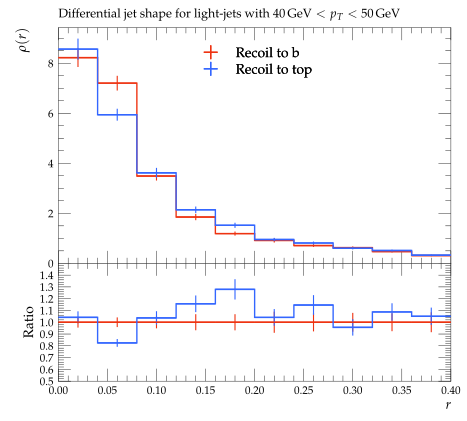

Here is the Python script that generated this plot:
#! /usr/bin/env python

# This Python script was auto-generated using YODA v2.0.2.
# Analysis object: /ATLAS_2013_I1243871/d02-x02-y01
# Timestamp: 06-08-2026 (15:14:30)

import matplotlib as mpl
import matplotlib.pyplot as plt
mpl.use('Agg') # comment out for interactive use
import os
import numpy as np

plotDir = os.path.split(os.path.realpath(__file__))[0]
if 'YODA_USER_PLOT_PATH' in globals():
    plot_outdir = globals()['YODA_USER_PLOT_PATH']
else:
    plot_outdir = plotDir

#plot style
plt.style.use(os.path.join(plotDir, '../default.mplstyle'))
# plot metadata
figW, figH = plt.rcParams['figure.figsize']
ax_xLabel = r'$r$'
ax_yLabel = r'$\rho(r)$'
ax_title  = r'Differential jet shape for light-jets with $40\,\mathrm{GeV} < p_T < 50\,\mathrm{GeV}$'
ax_xScale = 'linear'
ax_yScale = 'linear'
xLims = (0.0, 0.4)
yLims = (0.0, 9.4223745)

# TeX-friendly labels for the legend
labels = {
    'legend' : ([ r"Recoil to b", r"Recoil to top" ], r""),
}

# Adjust canvas width and height
canvasW = 10.0
canvasH = 9.0
figW *= canvasW/10.
figH *= canvasH/9.

# Create figure and axis objects
fig, (ax, ratio0_ax) = plt.subplots(2, 1, sharex=True,
                  figsize=(figW,figH), gridspec_kw={'height_ratios': (6.0, 3.0)})

# Set figure margins
plt.subplots_adjust(
    left   = 1.0 * plt.rcParams['figure.subplot.left'],
    right  = 1.0 * plt.rcParams['figure.subplot.right'],
    top    = 1.0 * plt.rcParams['figure.subplot.top'],
    bottom = 1.0 * plt.rcParams['figure.subplot.bottom'])

ratio0_ax.yaxis.set_major_locator(mpl.ticker.MultipleLocator(0.1))
ratio0_ax.set_ylim(0.5, 1.4999)
ratio0_ax.set_ylabel('Ratio')

# the numerical data is stored in a separate file
dataf = dict()
prefix = os.path.split(__file__)[0]
if prefix:    prefix = prefix + '/'
exec(open(prefix+'d02-x02-y01__data.py').read(), dataf)


legend_handles = dict() # keep track of handles for the legend

# style options for curves
# starts at zorder>=5 to draw curve on top of legend
styles = {
  'recoil_b': {
    'color' : '#EE3311',
    'linestyle' : '-',
    'linewidth' : 1,
    'marker' : 'none',
    'markersize' : 2,
    'capsize' : 0.0,
    'zorder' : 5,
    'histstyle' : 1,
    'drawstyle' : 'steps-pre',
    'xerrorbars' : 1,
    'yerrorbars' : 1,
    'fillcolor' : None,
    'fillopacity' : 1.0,
    'ratio0_linestyle' : '-',
    'ratio0_linewidth' : 1,
    'ratio0_marker' : 'none',
    'ratio0_markersize' : 2,
    'ratio0_capsize' : 0.0,
    'ratio0_zorder' : 5,
    'ratio0_histstyle' : 1,
    'ratio0_drawstyle' : 'steps-pre',
    'ratio0_xerrorbars' : 1,
    'ratio0_yerrorbars' : 1,
  },
  'recoil_t': {
    'color' : '#3366FF',
    'linestyle' : '-',
    'linewidth' : 1,
    'marker' : 'none',
    'markersize' : 2,
    'capsize' : 0.0,
    'zorder' : 6,
    'histstyle' : 1,
    'drawstyle' : 'steps-pre',
    'xerrorbars' : 1,
    'yerrorbars' : 1,
    'fillcolor' : None,
    'fillopacity' : 1.0,
    'ratio0_linestyle' : '-',
    'ratio0_linewidth' : 1,
    'ratio0_marker' : 'none',
    'ratio0_markersize' : 2,
    'ratio0_capsize' : 0.0,
    'ratio0_zorder' : 6,
    'ratio0_histstyle' : 1,
    'ratio0_drawstyle' : 'steps-pre',
    'ratio0_xerrorbars' : 1,
    'ratio0_yerrorbars' : 1,
  },
}

# curve from input yoda files in main panel
for label, yvals in dataf['yvals'].items():
    if all(np.isnan(v) for v in dataf['yvals'][label]):
        continue
    tmp = None
    if styles[label]['histstyle']: # draw as histogram
        xpos = dataf['xedges'][label] if styles[label]['drawstyle'] else dataf['xpoints'][label]
        ypos = np.insert(yvals, 0, yvals[0]) if styles[label]['drawstyle'] else yvals
        if styles[label]['fillcolor']: # fill area below curve
            ax.fill_between(xpos, ypos, step='pre',
                            color=styles[label]['fillcolor'],
                            alpha=styles[label]['fillopacity'])
        tmp, = ax.plot(xpos, ypos,
                       color=styles[label]['color'],
                       linestyle=styles[label]['linestyle'],
                       linewidth=styles[label]['linewidth'],
                       drawstyle=styles[label]['drawstyle'], solid_joinstyle='miter',
                       zorder=styles[label]['zorder'], label=label)
    tmp = ax.errorbar(dataf['xpoints'][label], yvals,
                      xerr=np.array(dataf['xerrs'][label])*styles[label]['xerrorbars'],
                      yerr=np.array(dataf['yerrs'][label])*styles[label]['yerrorbars'],
                      fmt=styles[label]['marker'], capsize=styles[label]['capsize'],
                      markersize=styles[label]['markersize'],
                      ecolor=styles[label]['color'],
                      color=styles[label]['color'], zorder=styles[label]['zorder'])
    tmp[-1][0].set_linestyle(styles[label]['linestyle'])
    tmp[-1][0].set_linewidth(styles[label]['linewidth'])
    if label in dataf['add_legend_handle']:  legend_handles[label] = tmp
    for varLabel in dataf['variation_yvals'].keys():
        if varLabel.startswith(label):
            tmp, = ax.plot(dataf['xedges'][label], dataf['variation_yvals'][varLabel],
                           color=styles[label]['color'],
                           linestyle=styles[label]['linestyle'],
                           linewidth=styles[label]['linewidth'],
                           drawstyle='steps-pre', solid_joinstyle='miter',
                           zorder=styles[label]['zorder'], alpha=0.5)


# plots on ratio panel
# curve from input yoda files in ratio panel
for label, yvals in dataf['ratio0_yvals'].items():
    if all(np.isnan(v) for v in yvals):
        continue
    if styles[label]['ratio0_histstyle']: # plot as histogram
        xpos = dataf['xedges']['recoil_b'] if styles[label]['ratio0_drawstyle'] else dataf['xpoints']['recoil_b']
        ypos = np.insert(yvals, 0, yvals[0]) if styles[label]['ratio0_drawstyle'] else yvals
        ratio0_ax.plot(xpos, ypos,
                       color=styles[label]['color'],
                       linewidth=styles[label]['linewidth'],
                       linestyle=styles[label]['ratio0_linestyle'],
                       drawstyle=styles[label]['ratio0_drawstyle'], zorder=styles[label]['zorder'],
                       solid_joinstyle='miter')
    tmp = ratio0_ax.errorbar(dataf['xpoints']['recoil_b'], yvals,
                             xerr=np.array(dataf['ref_xerrs'])*styles[label]['ratio0_xerrorbars'],
                             yerr=np.array(dataf['ratio0_yerrs'][label])*styles[label]['ratio0_yerrorbars'],
                             fmt=styles[label]['ratio0_marker'], capsize=styles[label]['ratio0_capsize'],
                             markersize=styles[label]['ratio0_markersize'],
                             ecolor=styles[label]['color'],
                             color=styles[label]['color'])
    tmp[-1][0].set_linestyle(styles[label]['ratio0_linestyle'])
    tmp[-1][0].set_linewidth(styles[label]['ratio0_linewidth'])

    for varlabel in dataf['ratio0_variation_vals'].keys():
        if varlabel.startswith(label):
            ratio0_ax.plot(dataf['xedges']['recoil_b'],
                            dataf['ratio0_variation_vals'][varlabel],
                            color=styles[label]['color'],
                            linestyle=styles[label]['linestyle'],
                            linewidth=styles[label]['linewidth'],
                            drawstyle='steps-pre', solid_joinstyle='miter',
                            zorder=1, alpha=0.5)

legend_items = list(legend_handles.values())
ax.add_artist(ax.legend(legend_items,
                        labels['legend'][0],
                        title=labels['legend'][1],
                        alignment='left',
                        loc='upper center',
                        bbox_to_anchor=(0.5, 0.97)))

# set plot metadata as defined above
ratio0_ax.set_xlabel(ax_xLabel)
ratio0_ax.xaxis.set_label_coords(1., -0.15)
ax.set_ylabel(ax_yLabel, ha='right', va='top')
ax.yaxis.set_label_coords(-0.11, 1.0)
ax.set_title(ax_title, loc='left')
ax.set_xscale(ax_xScale)
ax.set_yscale(ax_yScale)
ax.set_xlim(xLims)
ax.set_ylim(yLims)

# tick formatting
plt.rcParams['xtick.top'] = True
plt.rcParams['ytick.right'] = True
fig.align_ylabels((ax, ratio0_ax))
plt.savefig(os.path.join(plot_outdir, 'd02-x02-y01.pdf'), format='PDF')
plt.savefig(os.path.join(plot_outdir, 'd02-x02-y01.png'), format='PNG')

plt.close(fig)
